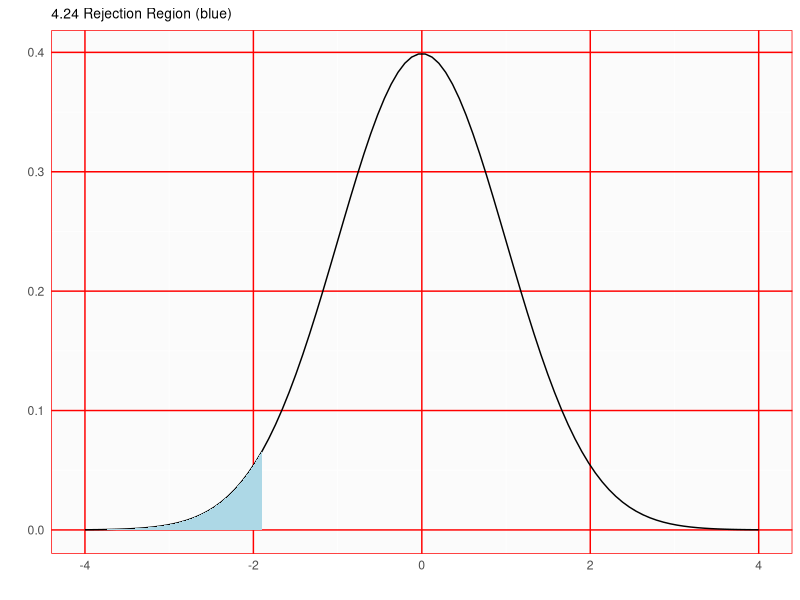
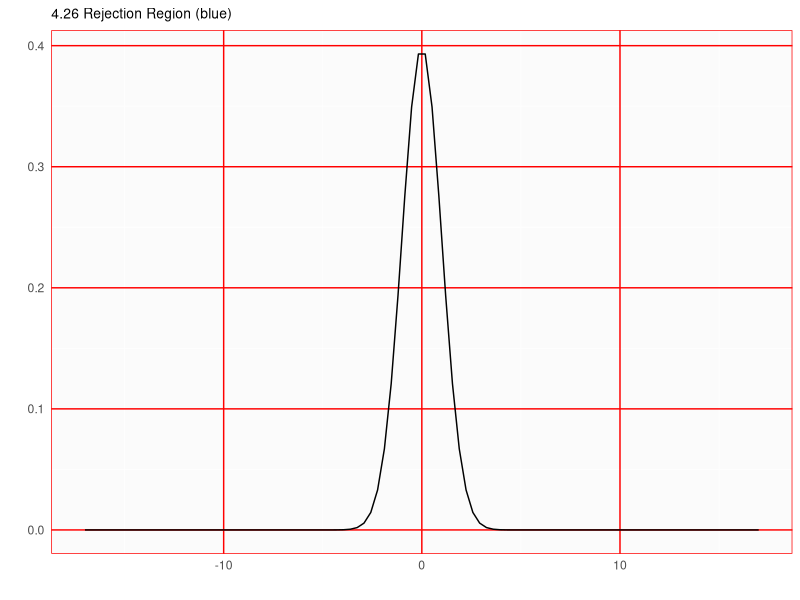
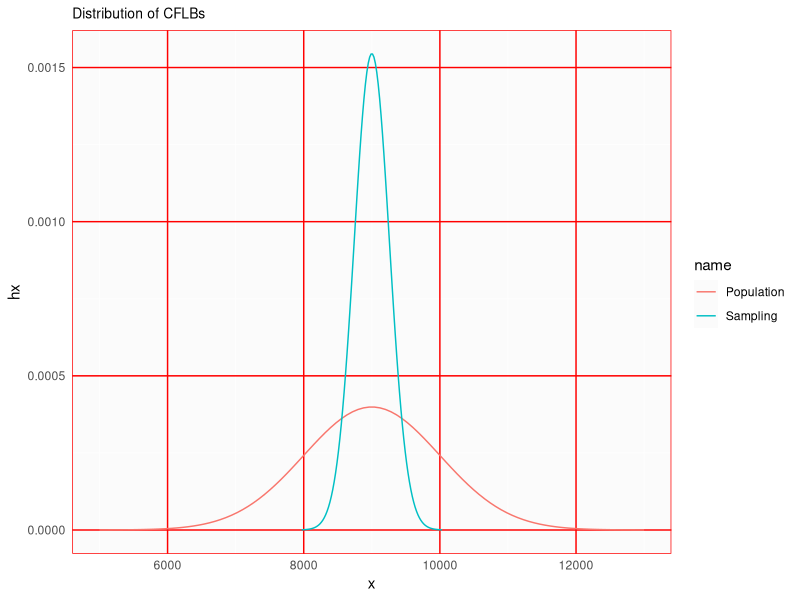

Reproduce these figures in R, in order.
## ---- chunk 1
library(ggplot2)
myTheme <- theme(axis.ticks=element_blank(),  
                  panel.border = element_rect(color="red", fill=NA), 
                  panel.background=element_rect(fill="#FBFBFB"), 
                  panel.grid.major.y=element_line(color="red", size=0.5), 
                  panel.grid.major.x=element_line(color="red", size=0.5),
                  plot.title=element_text(size="10"))
## ---- chunk 2
meanHeight <- 171.1
sdHeight <- 9.4

x <- 180
zTall <- (x - meanHeight) / sdHeight

pTall <- pnorm(zTall)
pTall
## ---- chunk 3
x <- 155
zShort <- (x - meanHeight) / sdHeight
pShort <- pnorm(zShort)
pShort
## ---- chunk 4
n <- 507
seHeight <- sdHeight / sqrt(n)
seHeight
## ---- chunk 5
n <- 436
SE <- 4.4 /  1.96
SE
## ---- chunk 6
stdev <- SE * sqrt(n)
stdev
## ---- chunk 7
newN <- n * 3
newSE <- stdev / sqrt(newN)
newMoE <- newSE * 1.96
newMoE
## ---- chunk 8
desiredMoE <- 4.4 / 3
reqN <- ((1.96 * stdev) / desiredMoE)^2
reqN

checkMoE <- 1.96 * (stdev / sqrt(reqN))
checkMoE
## ---- chunk 9
a <- 0.10
xbar <- 30.69
sdX <- 4.31
n <- 36
SEx <- sdX / sqrt(n)
zXbar <- (xbar - 32) / SEx
zXbar
## ---- chunk 10
x <- seq(-4, 4, length=100)
hx <- dnorm(x)
df <- data.frame(x, hx)
dfRegion <- df[df$x < zXbar, ]

g1 <- ggplot() + 
  geom_line(aes(x=x, y=hx)) + 
  geom_ribbon(data=dfRegion, aes(ymin=0, ymax=hx, x=x), fill="lightblue") +
  labs(title="4.24 Rejection Region (blue)", y="", x="") +
  myTheme
g1
## ---- chunk 11
pval <- pnorm(zXbar)
pval
## ---- chunk 12
# Determine z score of 0.10
theZ <- abs(qnorm(a))
theZ
# Compute the confidence interval
lower <- xbar - (theZ * SEx)
upper <- xbar + (theZ * SEx)
ci <- c(lower, upper)
ci
## ---- chunk 13
n <- 36
xbar <- 118.2
sdX <- 6.5
SEx <- sdX / sqrt(n)
zXbar <- (xbar - 100) / SEx
zXbar
## ---- chunk 14
x <- seq(-17, 17, length=100)
hx <- dnorm(x)
df <- data.frame(x, hx)
dfRegion <- df[df$x > zXbar, ]

g1 <- ggplot() + 
  geom_line(aes(x=x, y=hx)) + 
  geom_ribbon(data=dfRegion, aes(ymin=0, ymax=hx, x=x), fill="lightblue") +
  labs(title="4.26 Rejection Region (blue)", y="", x="") +
  myTheme
g1
## ---- chunk 15
pval <- 1 - pnorm(zXbar)
pval
## ---- chunk 16
# Determine z score of 0.10
theZ <- abs(qnorm(a))
theZ
# Compute the confidence interval
lower <- xbar - (theZ * SEx)
upper <- xbar + (theZ * SEx)
ci <- c(lower, upper)
ci
## ---- chunk 17
# First compute the z-score for 10,500 hours
z <- (10500 - 9000) / 1000
z
# Then determine the area under the normal curve at said z score. 
# Since we want the area of the upper tail, we'll substract from 1.
p <- 1 - pnorm(z)
p
## ---- chunk 18
mu <- 9000
s <- 1000
# Compute standard error of the mean
se <- s / sqrt(15)
se
# What is the z-score within the sampling distribution of a mean of 10,500 
z10k5 <- (10500 - 9000) / se
z10k5
# Lookup the p value for this Z score.
pv <- pnorm(z10k5, mean=mu, sd=s)
pv
## ---- chunk 19
x <- seq(mu - (4 * s), mu + (4 * s), length=100)
hx <- dnorm(x, mean=mu, sd=s)
df <- data.frame(name="Population", x, hx)

smpl <- seq(mu - (4 * se), mu + (4 * se), length=100)
hxSmpl <- dnorm(smpl, mean=mu, sd=se)
df <- rbind(df, data.frame(name="Sampling", x=smpl, hx=hxSmpl))

g1 <- ggplot() +
    geom_line(data=df, aes(x=x, y=hx, color=name)) +
    myTheme +
    labs(title="Distribution of CFLBs")
g1
## ---- chunk 20
s <- 1
se1 <- s / sqrt(50)
se2 <- s / sqrt(500)
c(se1, se2)
## ---- chunk 21
xbar <- 100.3
zXbar1 <- (xbar - 100) / se1
zXbar2 <- (xbar - 100) / se2
c(zXbar1, zXbar2)
## ---- chunk 22
pval1 <- 1 - pnorm(zXbar1)
pval2 <- 1 - pnorm(zXbar2)
c(pval1, pval2)
